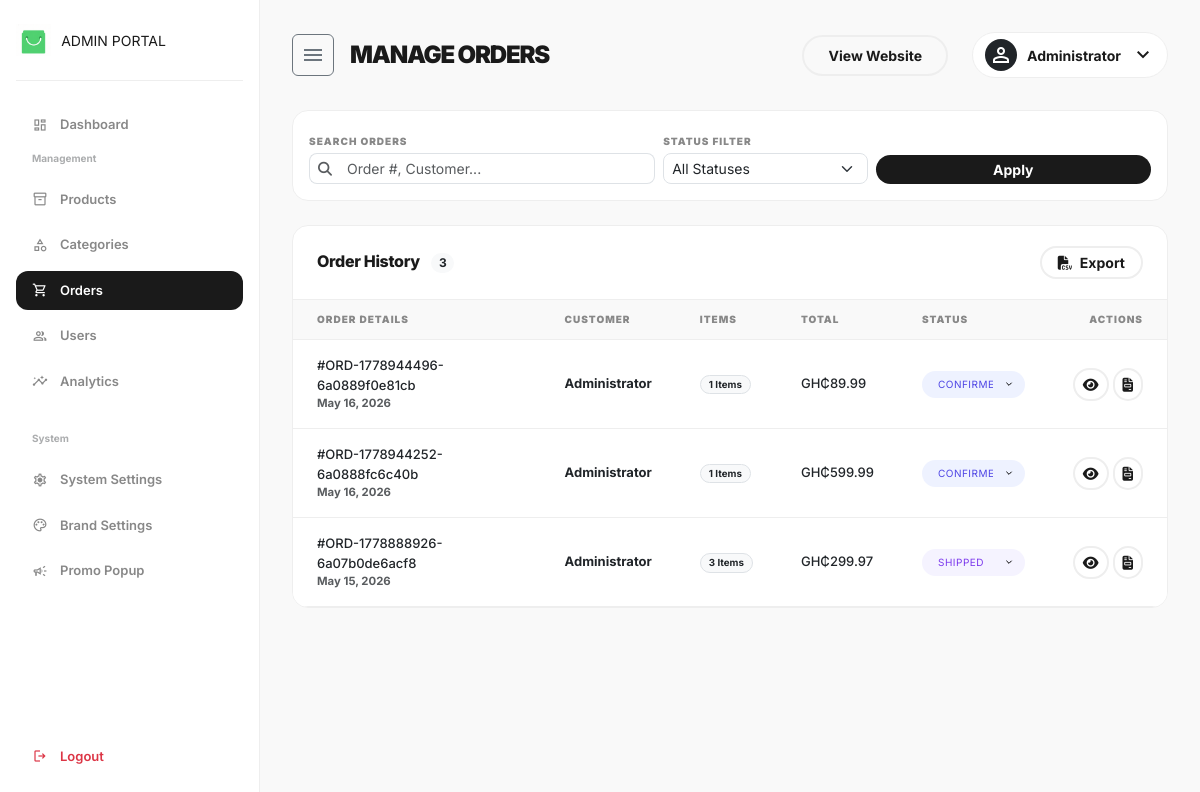
/admin/manage_orders.php (signed in), run on the app's committed database.
### tables this page shows
CREATE TABLE IF NOT EXISTS orders (
    order_id INT AUTO_INCREMENT PRIMARY KEY,
    user_id INT NOT NULL,
    order_number VARCHAR(50) UNIQUE,
    total_amount DECIMAL(10, 2) NOT NULL,
    order_status ENUM('pending', 'processing', 'confirmed', 'shipped', 'delivered', 'cancelled') DEFAULT 'pending',
    payment_method VARCHAR(50) DEFAULT 'cash_on_delivery',
    payment_reference VARCHAR(255) NULL,
    payment_status ENUM('pending', 'completed', 'paid', 'failed', 'cancelled') DEFAULT 'pending',
    shipping_address TEXT NOT NULL,
    billing_address TEXT NOT NULL,
    email VARCHAR(255) NULL,
    phone VARCHAR(20) NULL,
    order_notes TEXT,
    order_date TIMESTAMP DEFAULT CURRENT_TIMESTAMP,
    updated_at TIMESTAMP DEFAULT CURRENT_TIMESTAMP ON UPDATE CURRENT_TIMESTAMP,
    FOREIGN KEY (user_id) REFERENCES users(user_id) ON DELETE CASCADE
);

CREATE TABLE IF NOT EXISTS users (
    user_id INT AUTO_INCREMENT PRIMARY KEY,
    name VARCHAR(100) NOT NULL,
    email VARCHAR(100) UNIQUE NOT NULL,
    password VARCHAR(255) NOT NULL,
    phone VARCHAR(20),
    address TEXT,
    role ENUM('customer', 'admin') DEFAULT 'customer',
    created_at TIMESTAMP DEFAULT CURRENT_TIMESTAMP,
    updated_at TIMESTAMP DEFAULT CURRENT_TIMESTAMP ON UPDATE CURRENT_TIMESTAMP
);

### includes/db.php (called while the page is built, shortened)
<?php
if (!isset($currency_symbol)) {
    $currency_symbol = 'GH₵';
}
if (!function_exists('formatCurrency')) {
    function formatCurrency($amount) {
        global $currency_symbol;
        $num = is_numeric($amount) ? (float)$amount : 0.0;
        return $currency_symbol . number_format($num, 2);
    }
}
?>

### admin/manage_orders.php (the view, shortened to what this page needs)
<?php
require_once '../includes/db.php';
$errors = [];
$valid_status = ['pending','processing','confirmed','shipped','delivered','cancelled'];
$search = $_GET['search'] ?? '';
try {
    $query = "SELECT o.*, u.name as customer_name, (SELECT COUNT(*) FROM order_items oi WHERE oi.order_id = o.order_id) as item_count
              FROM orders o JOIN users u ON u.user_id = o.user_id WHERE 1=1";
    $params = [];
    $query .= " ORDER BY o.order_date DESC";
    $stmt = $pdo->prepare($query);
    $stmt->execute($params);
    $orders = $stmt->fetchAll();
} catch (PDOException $e) {
    $errors[] = 'Fetch failed: ' . $e->getMessage();
}
include 'includes/header-new.php';
?>
<div class="admin-card animate-up mb-4">
    <div class="card-body p-3">
        <form method="GET" class="row g-2 align-items-end">
            <div class="col-md-5">
                <label class="stat-label small mb-1">Search Orders</label>
                <div class="input-group input-group-sm">
                    <span class="input-group-text bg-white border-end-0 rounded-start-3"><i class="fas fa-search text-muted"></i></span>
                    <input type="text" name="search" class="form-control border-start-0 rounded-end-3" placeholder="Order #, Customer..." value="<?php echo htmlspecialchars($search); ?>">
                </div>
            </div>
            <div class="col-md-3">
                <label class="stat-label small mb-1">Status Filter</label>
                <select name="status_filter" class="form-select form-select-sm rounded-3">
                    <option value="">All Statuses</option>
                </select>
            </div>
            <div class="col-md-4 d-flex gap-2">
                <button type="submit" class="btn-premium flex-grow-1 py-1 text-[12px]">Apply</button>
            </div>
        </form>
    </div>
</div>
<div class="admin-card animate-up" style="animation-delay: 0.1s;">
    <div class="admin-card-header">
        <h5 class="admin-card-title mb-0">Order History <span class="badge bg-light text-dark ms-2 rounded-pill"><?php echo count($orders); ?></span></h5>
        <a href="export_orders.php" class="btn-premium-outline small py-1 px-3 text-decoration-none"><i class="fas fa-file-csv me-2"></i>Export</a>
    </div>
    <div class="table-responsive">
        <table class="table align-middle">
            <thead>
                <tr>
                    <th>Order Details</th>
                    <th>Customer</th>
                    <th>Items</th>
                    <th>Total</th>
                    <th>Status</th>
                    <th class="text-end">Actions</th>
                </tr>
            </thead>
            <tbody>
                <?php foreach($orders as $o): ?>
                <tr>
                    <td>
                        <div class="fw-black text-[13px]">#<?php echo $o['order_number'] ?: str_pad($o['order_id'], 6, '0', STR_PAD_LEFT); ?></div>
                        <div class="small text-muted fw-bold uppercase tracking-widest text-[9px] mt-0.5"><?php echo date('M d, Y', strtotime($o['order_date'])); ?></div>
                    </td>
                    <td>
                        <div class="fw-bold text-[13px]"><?php echo htmlspecialchars($o['customer_name']); ?></div>
                    </td>
                    <td>
                        <span class="badge bg-light text-dark border rounded-pill px-2 py-1 small"><?php echo $o['item_count']; ?> Items</span>
                    </td>
                    <td class="fw-black text-[13px]"><?php echo formatCurrency($o['total_amount']); ?></td>
                    <td>
                        <form method="POST" class="d-inline">
                            <select name="status" class="form-select status-select rounded-pill fw-black px-3 py-1.5 status-<?php echo $o['order_status']; ?>" onchange="this.form.submit()">
                                <?php foreach($valid_status as $s): ?>
                                    <option value="<?php echo $s; ?>" <?php echo $o['order_status'] === $s ? 'selected' : ''; ?>><?php echo ucfirst($s); ?></option>
                                <?php endforeach; ?>
                            </select>
                        </form>
                    </td>
                    <td class="text-end">
                        <div class="d-flex justify-content-end gap-1">
                            <a href="order_details.php?id=<?php echo $o['order_id']; ?>" class="btn-premium-outline px-2 py-1 text-decoration-none text-[12px]">
                                <i class="fas fa-eye"></i>
                            </a>
                            <a href="invoice.php?order_id=<?php echo $o['order_id']; ?>" target="_blank" class="btn-premium-outline px-2 py-1 text-decoration-none text-[12px]">
                                <i class="fas fa-file-invoice"></i>
                            </a>
                        </div>
                    </td>
                </tr>
                <?php endforeach; ?>
            </tbody>
        </table>
    </div>
</div>
<?php include 'includes/footer-new.php'; ?>

### assets/css/admin-new.css (style rules this page uses)
:root { --primary: #1A1A1A; --secondary: #888888; --bg-light: #F9F9F9; --border-color: #EEEEEE; --accent: #F9F9F9; --font-main: 'Inter', sans-serif; }
body { background-color: var(--bg-light); font-family: var(--font-main); color: var(--primary); overflow-x: hidden; }
.stat-label { font-size: 10px; font-weight: 900; text-transform: uppercase; letter-spacing: 0.1em; color: var(--secondary); margin-bottom: 6px; }
.admin-card { background: #FFFFFF; border-radius: 1rem; border: 1px solid var(--border-color); overflow: hidden; }
.admin-card-header { padding: 1.25rem 1.5rem; border-bottom: 1px solid var(--border-color); display: flex; justify-content: space-between; align-items: center; }
.admin-card-title { font-size: 16px; font-weight: 800; letter-spacing: -0.02em; }
.table { margin-bottom: 0; }
.table thead th { background: var(--bg-light); border-bottom: 1px solid var(--border-color); padding: 0.75rem 1.5rem; font-size: 10px; font-weight: 900; text-transform: uppercase; letter-spacing: 0.1em; color: var(--secondary); }
.table tbody td { padding: 1rem 1.5rem; font-size: 13px; font-weight: 500; border-bottom: 1px solid var(--border-color); }
.btn-premium { background: var(--primary); color: #FFFFFF; border-radius: 100px; padding: 10px 24px; font-weight: 700; font-size: 14px; border: none; transition: all 0.2s ease; }
.btn-premium-outline { background: transparent; border: 2px solid var(--border-color); color: var(--primary); border-radius: 100px; padding: 8px 24px; font-weight: 700; font-size: 14px; transition: all 0.2s ease; }
.animate-up { animation: slideUpFade 0.6s cubic-bezier(0.4, 0, 0.2, 1) forwards; }
.status-select { appearance: none; background-repeat: no-repeat; background-position: right 0.75rem center; background-size: 0.8em; padding-right: 2rem !important; cursor: pointer; border: none !important; font-size: 10px !important; text-transform: uppercase; letter-spacing: 0.05em; }
.status-select option { background: #FFFFFF; color: var(--primary); text-transform: none; letter-spacing: normal; font-size: 14px; padding: 10px; }
.status-confirmed { background-color: #EEF2FF !important; color: #4F46E5 !important; }
.status-shipped { background-color: #F5F3FF !important; color: #7C3AED !important; }

### data on the page
orders: order_number "ORD-1778944496-6a0889f0e81cb", order_date "May 16, 2026", user.name "Administrator", item_count "1", total_amount "GH₵89.99", status "Confirmed"
orders: order_number "ORD-1778944252-6a0888fc6c40b", order_date "May 16, 2026", user.name "Administrator", item_count "1", total_amount "GH₵599.99", status "Confirmed"
orders: order_number "ORD-1778888926-6a07b0de6acf8", order_date "May 15, 2026", user.name "Administrator", item_count "3", total_amount "GH₵299.97", status "Shipped"

### other printed values
$page_title "MANAGE ORDERS"
$_SESSION['user_name'] "Administrator"
count($orders) "3"
